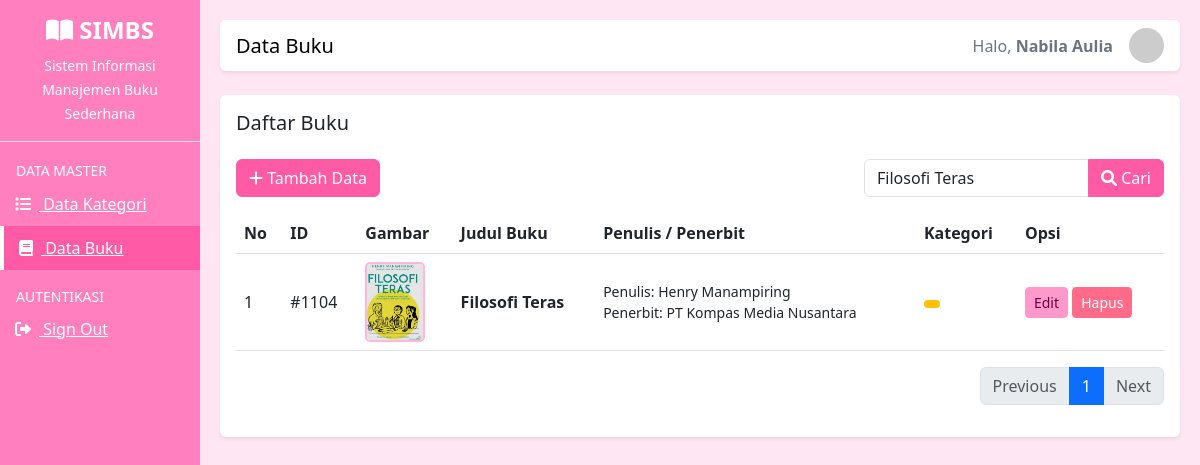
The page /buku.php?cari=Filosofi Teras (signed in) on the database its author committed.
### tables this page shows
CREATE TABLE `buku` (
  `id_buku` int(11) NOT NULL,
  `judul` varchar(200) NOT NULL,
  `penulis` varchar(255) DEFAULT NULL,
  `penerbit` varchar(255) DEFAULT NULL,
  `tahun_terbit` year(4) DEFAULT NULL,
  `kategori` int(11) DEFAULT NULL,
  `gambar` varchar(255) DEFAULT NULL,
  `id_kategori` int(11) DEFAULT NULL,
  `tanggal_input` datetime DEFAULT current_timestamp()
);

### buku.php (the view, shortened to what this page needs)
<?php
include 'koneksi.php';
$batas   = 5;
$halaman = isset($_GET['halaman']) ? (int)$_GET['halaman'] : 1;
$halaman_awal = ($halaman > 1) ? ($halaman * $batas) - $batas : 0;
$previous = $halaman - 1;
$next     = $halaman + 1;
$keyword = "";
if (isset($_GET['cari'])) {
    $keyword = $_GET['cari'];
    $where = "WHERE buku.judul LIKE '%$keyword%'
              OR kategori.nama_kategori LIKE '%$keyword%'
              OR buku.penulis LIKE '%$keyword%'";
} else {
    $where = "";
}
$sql_total = mysqli_query($koneksi,
"SELECT buku.*, kategori.nama_kategori
 FROM buku
 LEFT JOIN kategori ON buku.kategori = kategori.id_kategori
 $where");
$jumlah_data = mysqli_num_rows($sql_total);
$total_halaman = ceil($jumlah_data / $batas);
$sql = "SELECT buku.*, kategori.nama_kategori
        FROM buku
        LEFT JOIN kategori ON buku.kategori = kategori.id_kategori
        $where
        ORDER BY buku.tanggal_input DESC
        LIMIT $halaman_awal, $batas";
$query_buku = mysqli_query($koneksi, $sql);
$nomor = $halaman_awal + 1;
?>
<!DOCTYPE html>
<html lang="id">
<head>
    <link href="https://cdn.jsdelivr.net/npm/bootstrap@5.3.0/dist/css/bootstrap.min.css" rel="stylesheet">
    <link rel="stylesheet"
     href="https://cdnjs.cloudflare.com/ajax/libs/font-awesome/6.0.0/css/all.min.css">
</head>
<body>
<div class="container-fluid">
    <div class="row">
        <div class="col-md-2 sidebar p-0">
            <div class="p-3 text-center border-bottom">
                <h4 class="fw-bold"><i class="fa-solid fa-book-open"></i> SIMBS</h4>
                <small>Sistem Informasi Manajemen Buku Sederhana</small>
            </div>
            <div class="mt-3">
                <small class="text-uppercase px-3">Data Master</small>
                <a href="kategori.php"><i class="fa-solid fa-list me-2"></i> Data Kategori</a>
                <a href="buku.php" class="active"><i class="fa-solid fa-book me-2"></i> Data Buku</a>
                <small class="text-uppercase px-3 mt-3 d-block">Autentikasi</small>
                <a href="logout.php" class="text-white"><i class="fa-solid fa-right-from-bracket me-2"></i> Sign Out</a>
            </div>
        </div>
        <div class="col-md-10 content">
            <nav class="navbar navbar-light bg-white shadow-sm mb-4 rounded px-3">
                <span class="navbar-brand mb-0 h1">Data Buku</span>
                <div class="d-flex align-items-center">
                    <span class="me-3 text-secondary">Halo, <b><?= $_SESSION['username']; ?></b></span>
                    <img src="https://ui-avatars.com/api/?name=<?= $_SESSION['username']; ?>&background=ff99cc"
                         class="rounded-circle" width="35">
                </div>
            </nav>
            <div class="card shadow-sm border-0">
                <div class="card-body">
                    <h5 class="card-title mb-4">Daftar Buku</h5>
                    <div class="row mb-3">
                        <div class="col-md-6">
                            <a href="tambah_buku.php" class="btn btn-primary">
                                <i class="fa-solid fa-plus"></i> Tambah Data
                            </a>
                        </div>
                        <div class="col-md-6">
                            <form action="" method="GET" class="d-flex justify-content-end">
                                <div class="input-group" style="max-width: 300px;">
                                    <input type="text" name="cari"
                                        class="form-control" placeholder="Cari buku..."
                                        value="<?= $keyword; ?>">
                                    <button class="btn btn-primary" type="submit">
                                        <i class="fa-solid fa-magnifying-glass"></i> Cari
                                    </button>
                                </div>
                            </form>
                        </div>
                    </div>
                    <div class="table-responsive">
                        <table class="table table-hover align-middle">
                            <thead class="table-pink">
                                <tr>
                                    <th>No</th>
                                    <th>ID</th>
                                    <th>Gambar</th>
                                    <th>Judul Buku</th>
                                    <th>Penulis / Penerbit</th>
                                    <th>Kategori</th>
                                    <th>Opsi</th>
                                </tr>
                            </thead>
                            <tbody>
                                <?php if(mysqli_num_rows($query_buku) > 0): ?>
                                <?php while($row = mysqli_fetch_array($query_buku)): ?>
                                <tr>
                                    <td><?= $nomor++; ?></td>
                                    <td>#<?= $row['id_buku']; ?></td>
                                    <td>
                                        <?php if($row['gambar'] != ""): ?>
                                            <img src="img/<?= $row['gambar']; ?>" class="cover-img">
                                        <?php else: ?>
                                            <span class="text-muted">No Img</span>
                                        <?php endif; ?>
                                    </td>
                                    <td class="fw-bold"><?= $row['judul']; ?></td>
                                    <td>
                                        <small class="d-block">Penulis: <?= $row['penulis']; ?></small>
                                        <small class="d-block">Penerbit: <?= $row['penerbit']; ?></small>
                                    </td>
                                    <td>
                                        <span class="badge bg-warning text-dark">
                                        </span>
                                    </td>
                                    <td>
                                        <a href="edit_buku.php?id=<?= $row['id_buku']; ?>"
                                           class="btn btn-success btn-sm">
                                            Edit
                                        </a>
                                        <a href="hapus_buku.php?id=<?= $row['id_buku']; ?>"
                                           onclick="return confirm('Yakin hapus?')"
                                           class="btn btn-danger btn-sm">
                                            Hapus
                                        </a>
                                    </td>
                                </tr>
                                <?php endwhile; ?>
                                <?php else: ?>
                                <tr><td colspan="7" class="text-center text-muted">Data tidak ditemukan.</td></tr>
                                <?php endif; ?>
                            </tbody>
                        </table>
                    </div>
                    <nav>
                        <ul class="pagination justify-content-end">
                            <li class="page-item <?= ($halaman <= 1) ? 'disabled' : ''; ?>">
                                <a class="page-link"
                                   href="?halaman=<?= $previous ?>&cari=<?= $keyword ?>">
                                   Previous
                                </a>
                            </li>
                            <?php for($x = 1; $x <= $total_halaman; $x++): ?>
                            <li class="page-item <?= ($halaman == $x) ? 'active' : ''; ?>">
                                <a class="page-link" href="?halaman=<?= $x ?>&cari=<?= $keyword ?>">
                                    <?= $x ?>
                                </a>
                            </li>
                            <?php endfor; ?>
                            <li class="page-item <?= ($halaman >= $total_halaman) ? 'disabled' : ''; ?>">
                                <a class="page-link"
                                   href="?halaman=<?= $next ?>&cari=<?= $keyword ?>">
                                   Next
                                </a>
                            </li>
                        </ul>
                    </nav>
                </div>
            </div>
        </div>
    </div>
</div>
</body>
</html>

### buku.php (style rules this page uses)
body { background-color: #ffe6f2; }
.sidebar { min-height: 100vh; background-color: #ff7fbf; color: white; }
.sidebar a { color: white; padding: 10px 15px; display: block; }
.sidebar a:hover, .sidebar a.active { background-color: #ff5aa6; color: white; border-left: 4px solid #fff; }
.content { padding: 20px; }
.cover-img { width: 60px; height: 80px; object-fit: cover; border-radius: 5px; border: 2px solid #ffb6dd; }
.btn-primary { background-color: #ff5aa6 !important; border-color: #ff5aa6 !important; }
.btn-success { background-color: #ff99cc !important; border-color: #ff99cc !important; color: #6b0044 !important; }
.btn-danger { background-color: #ff6b89 !important; border-color: #ff6b89 !important; }
table thead { background-color: #ff99cc !important; color: #6b0044; }

### rows shown on the page
buku: id_buku "1104", gambar (picture), judul "Filosofi Teras", penulis "Henry Manampiring", penerbit "PT Kompas Media Nusantara"

### other values the page prints
$_SESSION['username'] "Nabila Aulia"
